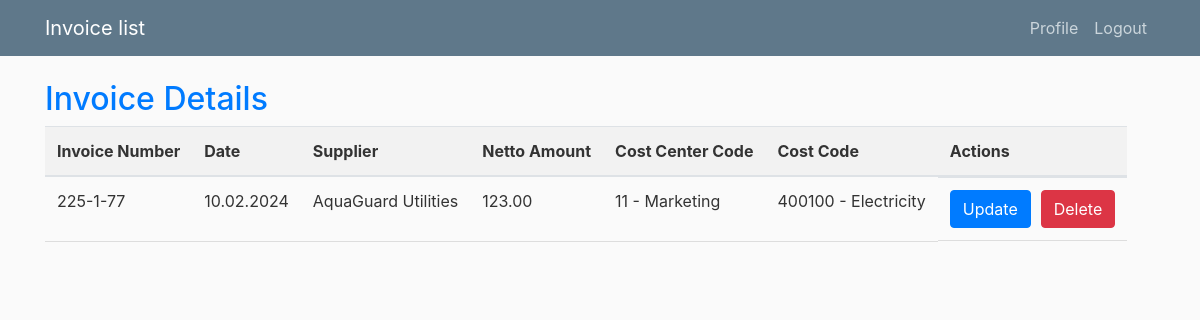
Page /detail/13/ (signed in) on the committed database.
### invoice/models.py (models this page shows, shortened)
class Invoice(models.Model):
    cost_code = models.ForeignKey(TypeOfCost, on_delete=models.CASCADE)
    cost_center_code = models.ForeignKey(CostCenter, on_delete=models.CASCADE)
    supplier = models.ForeignKey(Supplier, on_delete=models.CASCADE)
    netto_amount = models.DecimalField(max_digits=10, decimal_places=2)
    date = models.DateField()
    invoice_number = models.CharField(max_length=20)
    user = models.ForeignKey(User, on_delete=models.CASCADE)

class Supplier(models.Model):
	supplier_name = models.CharField(max_length=40)
	def __str__(self):
         return self.supplier_name

class CostCenter(models.Model):
	cost_center_code = models.IntegerField()
	cost_center_name = models.CharField(max_length=40)
	def __str__(self):
	   return f"{self.cost_center_code} - {self.cost_center_name}"

class TypeOfCost(models.Model):
	cost_code = models.IntegerField()
	cost_name = models.CharField(max_length=40)
	def __str__(self):
	   return f"{self.cost_code} - {self.cost_name}"

### invoice/views.py (the view)
# urls.py: path('detail/<int:pk>/', views.invoice_detail, name='invoice-detail'),
@login_required
def invoice_detail(request, pk):
    invoice = get_object_or_404(Invoice, pk=pk)
    return render(request, 'invoice/invoice_detail.html', {'invoice': invoice})

### invoice/templates/invoice/invoice_detail.html (shortened to what this page needs)
{% extends "invoice/base.html" %}
{% load static %}
{% block content %}
    <h2 style="color: #007bff;">Invoice Details</h2>
    <div class="table">
        <table style="width: 100%;">
                <tr style="width: 1%;white-space: nowrap;">
                    <th scope="col" >Invoice Number</th>
                    <th scope="col">Date</th>
                    <th scope="col">Supplier</th>
                    <th scope="col">Netto Amount</th>
                    <th scope="col">Cost Center Code</th>
                    <th scope="col" >Cost Code</th>
                    <th scope="col">Actions</th>
                </tr>
            <tbody>
                <tr style="width: 1%;white-space: nowrap;">
                    <td>{{ invoice.invoice_number }}</td>
                    <td>{{ invoice.date|date:"d.m.Y" }}</td>
                    <td>{{ invoice.supplier }}</td>
                    <td>{{ invoice.netto_amount }}</td>
                    <td>{{ invoice.cost_center_code }}</td>
                    <td>{{ invoice.cost_code }}</td>
                    <td style="display: flex; align-items: center;">
                        <a href="{% url 'update_invoice' pk=invoice.pk %}" class="btn btn-primary" style="margin-right: 10px;">Update</a>
                        <form action="{% url 'delete_invoice' invoice.pk %}" method="post" style="display: inline;">
                            <button type="submit" class="btn btn-danger" onclick="return confirm('Are you sure you want to delete this invoice?');">Delete</button>
                        </form>
                    </td>
                </tr>
            </tbody>
        </table>
</div>
{% endblock content %}

### invoice/static/invoice/main.css (style rules this page uses)
body { background: #fafafa; color: #333333; margin-top: 5rem; }
h1, h2, h3, h4, h5, h6 { color: #444444; }
.table { width: 100%; border-collapse: collapse; }
th, td { padding: 8px; text-align: left; border-bottom: 1px solid #ddd; }
th { background-color: #f2f2f2; color: #333; font-weight: bold; }
td { vertical-align: top; }

### rows in the picture
Invoice: invoice_number "225-1-77", date "10.02.2024", supplier "AquaGuard Utilities", netto_amount "123.00", cost_center_code "11 - Marketing", cost_code "400100 - Electricity"
